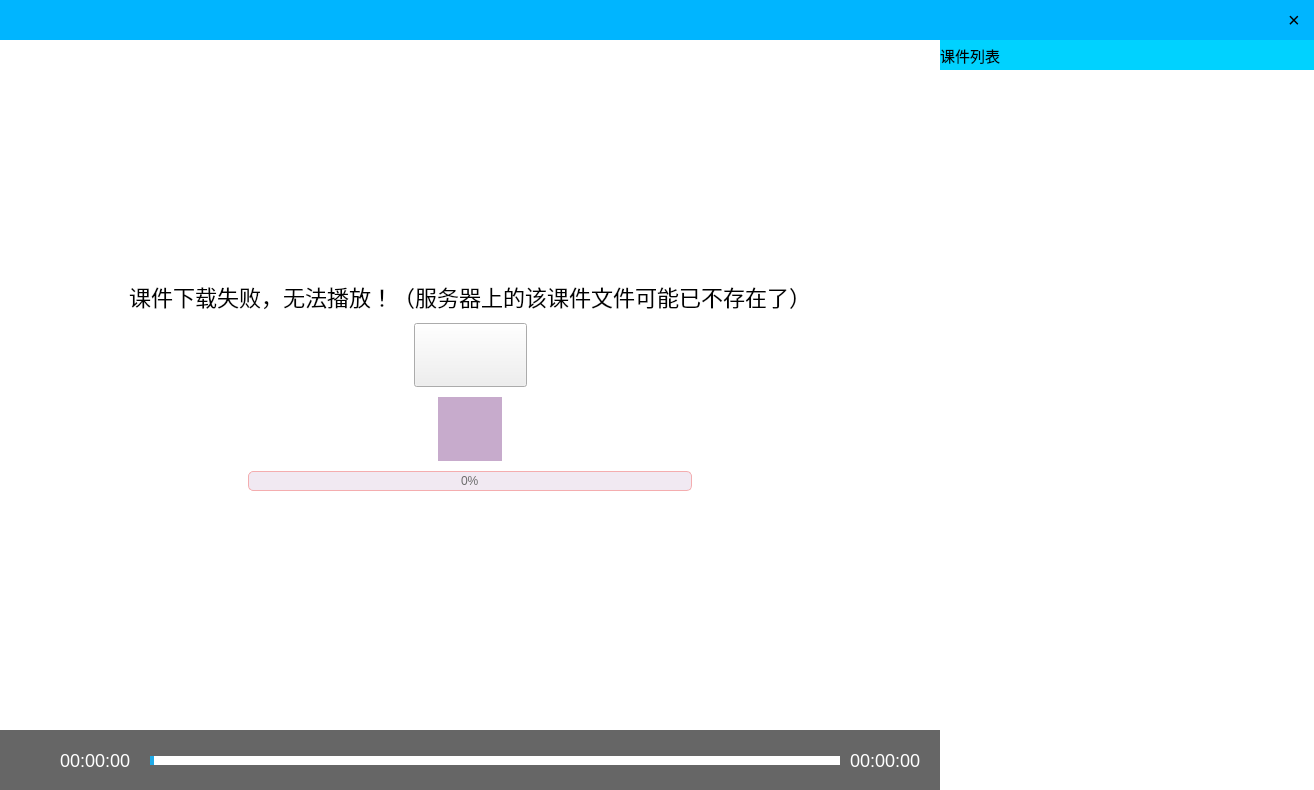
<?xml version="1.0" encoding="UTF-8"?>
<ui version="4.0">
 <class>RecordPlayDialog</class>
 <widget class="QDialog" name="RecordPlayDialog">
  <property name="geometry">
   <rect>
    <x>0</x>
    <y>0</y>
    <width>1314</width>
    <height>790</height>
   </rect>
  </property>
  <property name="windowTitle">
   <string>Dialog</string>
  </property>
  <property name="windowIcon">
   <iconset resource="yspcclient.qrc">
    <normaloff>:/res/login/logo.png</normaloff>:/res/login/logo.png</iconset>
  </property>
  <property name="styleSheet">
   <string notr="true">QDialog
{
background-color: rgb(255, 255, 255);
}</string>
  </property>
  <layout class="QGridLayout" name="gridLayout">
   <property name="leftMargin">
    <number>0</number>
   </property>
   <property name="topMargin">
    <number>0</number>
   </property>
   <property name="rightMargin">
    <number>0</number>
   </property>
   <property name="bottomMargin">
    <number>0</number>
   </property>
   <property name="spacing">
    <number>0</number>
   </property>
   <item row="0" column="0" colspan="2">
    <widget class="QWidget" name="WidgetTop" native="true">
     <property name="minimumSize">
      <size>
       <width>0</width>
       <height>40</height>
      </size>
     </property>
     <property name="maximumSize">
      <size>
       <width>16777215</width>
       <height>40</height>
      </size>
     </property>
     <property name="styleSheet">
      <string notr="true">background-color: rgb(0, 181, 255);</string>
     </property>
     <layout class="QHBoxLayout" name="horizontalLayout">
      <property name="spacing">
       <number>0</number>
      </property>
      <property name="leftMargin">
       <number>0</number>
      </property>
      <property name="topMargin">
       <number>0</number>
      </property>
      <property name="rightMargin">
       <number>0</number>
      </property>
      <property name="bottomMargin">
       <number>0</number>
      </property>
      <item>
       <widget class="QLabel" name="LabelCoursewareName">
        <property name="minimumSize">
         <size>
          <width>0</width>
          <height>40</height>
         </size>
        </property>
        <property name="maximumSize">
         <size>
          <width>16777215</width>
          <height>40</height>
         </size>
        </property>
        <property name="styleSheet">
         <string notr="true">font-size:15px;</string>
        </property>
        <property name="text">
         <string/>
        </property>
       </widget>
      </item>
      <item>
       <spacer name="horizontalSpacer">
        <property name="orientation">
         <enum>Qt::Horizontal</enum>
        </property>
        <property name="sizeHint" stdset="0">
         <size>
          <width>1263</width>
          <height>20</height>
         </size>
        </property>
       </spacer>
      </item>
      <item>
       <widget class="QPushButton" name="PButtonClose">
        <property name="minimumSize">
         <size>
          <width>40</width>
          <height>40</height>
         </size>
        </property>
        <property name="maximumSize">
         <size>
          <width>40</width>
          <height>40</height>
         </size>
        </property>
        <property name="font">
         <font>
          <pointsize>-1</pointsize>
         </font>
        </property>
        <property name="styleSheet">
         <string notr="true">border:none;
font-size:20px;</string>
        </property>
        <property name="text">
         <string>×</string>
        </property>
       </widget>
      </item>
     </layout>
    </widget>
   </item>
   <item row="1" column="0">
    <layout class="QVBoxLayout" name="verticalLayout">
     <property name="spacing">
      <number>0</number>
     </property>
     <item>
      <widget class="PictureWidget" name="VRWidgetMiddleLeft" native="true">
       <property name="styleSheet">
        <string notr="true"/>
       </property>
       <layout class="QVBoxLayout" name="verticalLayout_2">
        <property name="spacing">
         <number>10</number>
        </property>
        <property name="leftMargin">
         <number>0</number>
        </property>
        <property name="topMargin">
         <number>0</number>
        </property>
        <property name="rightMargin">
         <number>0</number>
        </property>
        <property name="bottomMargin">
         <number>0</number>
        </property>
        <item>
         <spacer name="verticalSpacer">
          <property name="orientation">
           <enum>Qt::Vertical</enum>
          </property>
          <property name="sizeHint" stdset="0">
           <size>
            <width>20</width>
            <height>156</height>
           </size>
          </property>
         </spacer>
        </item>
        <item>
         <widget class="QLabel" name="LabelNothing">
          <property name="minimumSize">
           <size>
            <width>0</width>
            <height>0</height>
           </size>
          </property>
          <property name="maximumSize">
           <size>
            <width>16777215</width>
            <height>16777215</height>
           </size>
          </property>
          <property name="font">
           <font>
            <pointsize>-1</pointsize>
           </font>
          </property>
          <property name="styleSheet">
           <string notr="true">background-color: transparent;
font-size:22px;</string>
          </property>
          <property name="text">
           <string>课件下载失败，无法播放！（服务器上的该课件文件可能已不存在了）</string>
          </property>
          <property name="alignment">
           <set>Qt::AlignCenter</set>
          </property>
         </widget>
        </item>
        <item>
         <layout class="QHBoxLayout" name="horizontalLayout_6">
          <property name="spacing">
           <number>0</number>
          </property>
          <item>
           <spacer name="horizontalSpacer_4">
            <property name="orientation">
             <enum>Qt::Horizontal</enum>
            </property>
            <property name="sizeHint" stdset="0">
             <size>
              <width>40</width>
              <height>20</height>
             </size>
            </property>
           </spacer>
          </item>
          <item>
           <widget class="QPushButton" name="PButtonReplay">
            <property name="minimumSize">
             <size>
              <width>113</width>
              <height>64</height>
             </size>
            </property>
            <property name="maximumSize">
             <size>
              <width>113</width>
              <height>64</height>
             </size>
            </property>
            <property name="styleSheet">
             <string notr="true">QPushButton
{
	border-image: url(:/res/record_play/重播.png);
}</string>
            </property>
            <property name="text">
             <string/>
            </property>
           </widget>
          </item>
          <item>
           <spacer name="horizontalSpacer_5">
            <property name="orientation">
             <enum>Qt::Horizontal</enum>
            </property>
            <property name="sizeHint" stdset="0">
             <size>
              <width>40</width>
              <height>20</height>
             </size>
            </property>
           </spacer>
          </item>
         </layout>
        </item>
        <item>
         <layout class="QHBoxLayout" name="horizontalLayout_7">
          <property name="spacing">
           <number>0</number>
          </property>
          <item>
           <spacer name="horizontalSpacer_6">
            <property name="orientation">
             <enum>Qt::Horizontal</enum>
            </property>
            <property name="sizeHint" stdset="0">
             <size>
              <width>40</width>
              <height>20</height>
             </size>
            </property>
           </spacer>
          </item>
          <item>
           <widget class="QLabel" name="LabelLoading">
            <property name="minimumSize">
             <size>
              <width>64</width>
              <height>64</height>
             </size>
            </property>
            <property name="maximumSize">
             <size>
              <width>64</width>
              <height>64</height>
             </size>
            </property>
            <property name="styleSheet">
             <string notr="true">background-color: rgb(199, 171, 204);</string>
            </property>
            <property name="text">
             <string/>
            </property>
           </widget>
          </item>
          <item>
           <spacer name="horizontalSpacer_7">
            <property name="orientation">
             <enum>Qt::Horizontal</enum>
            </property>
            <property name="sizeHint" stdset="0">
             <size>
              <width>40</width>
              <height>20</height>
             </size>
            </property>
           </spacer>
          </item>
         </layout>
        </item>
        <item>
         <layout class="QHBoxLayout" name="horizontalLayout_8">
          <property name="spacing">
           <number>0</number>
          </property>
          <item>
           <spacer name="horizontalSpacer_8">
            <property name="orientation">
             <enum>Qt::Horizontal</enum>
            </property>
            <property name="sizeHint" stdset="0">
             <size>
              <width>40</width>
              <height>20</height>
             </size>
            </property>
           </spacer>
          </item>
          <item>
           <widget class="QProgressBar" name="PBarLoading">
            <property name="minimumSize">
             <size>
              <width>444</width>
              <height>20</height>
             </size>
            </property>
            <property name="maximumSize">
             <size>
              <width>444</width>
              <height>20</height>
             </size>
            </property>
            <property name="styleSheet">
             <string notr="true">QProgressBar
{
font: 16px &quot;微软雅黑&quot;;
background-color: rgb(241, 233, 242);
border:1px solid rgb(244,173,175);
color: rgb(108, 108, 108);
text-align: center;
border-radius:5px;
}

QProgressBar::chunk
{
margin:2px;
background-color:rgb(249,199,198);
}
</string>
            </property>
            <property name="value">
             <number>0</number>
            </property>
           </widget>
          </item>
          <item>
           <spacer name="horizontalSpacer_9">
            <property name="orientation">
             <enum>Qt::Horizontal</enum>
            </property>
            <property name="sizeHint" stdset="0">
             <size>
              <width>40</width>
              <height>20</height>
             </size>
            </property>
           </spacer>
          </item>
         </layout>
        </item>
        <item>
         <spacer name="verticalSpacer_2">
          <property name="orientation">
           <enum>Qt::Vertical</enum>
          </property>
          <property name="sizeHint" stdset="0">
           <size>
            <width>20</width>
            <height>156</height>
           </size>
          </property>
         </spacer>
        </item>
       </layout>
      </widget>
     </item>
     <item>
      <widget class="QWidget" name="WidgetBottomLeft" native="true">
       <property name="minimumSize">
        <size>
         <width>0</width>
         <height>60</height>
        </size>
       </property>
       <property name="maximumSize">
        <size>
         <width>16777215</width>
         <height>60</height>
        </size>
       </property>
       <property name="styleSheet">
        <string notr="true">background-color: rgb(102, 102, 102);</string>
       </property>
       <layout class="QHBoxLayout" name="horizontalLayout_5">
        <property name="spacing">
         <number>10</number>
        </property>
        <property name="leftMargin">
         <number>10</number>
        </property>
        <property name="topMargin">
         <number>10</number>
        </property>
        <property name="rightMargin">
         <number>10</number>
        </property>
        <property name="bottomMargin">
         <number>10</number>
        </property>
        <item>
         <widget class="QPushButton" name="PButtonPlayPause">
          <property name="minimumSize">
           <size>
            <width>40</width>
            <height>40</height>
           </size>
          </property>
          <property name="maximumSize">
           <size>
            <width>40</width>
            <height>40</height>
           </size>
          </property>
          <property name="styleSheet">
           <string notr="true">QPushButton
{
	image: url(:/res/record_play/播放.png);
	border:none;
}
QPushButton:checked
{
	image: url(:/res/record_play/暂停.png);
	border:none;
}
</string>
          </property>
          <property name="text">
           <string/>
          </property>
          <property name="checkable">
           <bool>true</bool>
          </property>
          <property name="checked">
           <bool>false</bool>
          </property>
         </widget>
        </item>
        <item>
         <widget class="QLabel" name="LabelTimeCurrent">
          <property name="minimumSize">
           <size>
            <width>80</width>
            <height>40</height>
           </size>
          </property>
          <property name="maximumSize">
           <size>
            <width>80</width>
            <height>40</height>
           </size>
          </property>
          <property name="font">
           <font>
            <pointsize>-1</pointsize>
           </font>
          </property>
          <property name="styleSheet">
           <string notr="true">color: rgb(255, 255, 255);
font-size:18px;</string>
          </property>
          <property name="text">
           <string>00:00:00</string>
          </property>
         </widget>
        </item>
        <item>
         <widget class="QSlider" name="SliderTime">
          <property name="minimumSize">
           <size>
            <width>0</width>
            <height>40</height>
           </size>
          </property>
          <property name="maximumSize">
           <size>
            <width>16777215</width>
            <height>40</height>
           </size>
          </property>
          <property name="styleSheet">
           <string notr="true">QSlider
{
	border: none;
}
QSlider::groove:horizontal
{
	border: 3px solid #ffffff;
	height: 3px;
}
QSlider::handle:horizontal
{
	border-image: url(:/res/record_play/时间条颗粒.png);
	width: 20px;
	margin: -10px -2px -10px -2px;
}
QSlider::sub-page:horizontal
{
	background-color: rgb(32, 170, 231);
}
QSlider::add-page:horizontal
{
	background-color: rgb(255, 255, 255);
}
</string>
          </property>
          <property name="maximum">
           <number>100</number>
          </property>
          <property name="value">
           <number>0</number>
          </property>
          <property name="orientation">
           <enum>Qt::Horizontal</enum>
          </property>
         </widget>
        </item>
        <item>
         <widget class="QLabel" name="LabelTimeTotal">
          <property name="minimumSize">
           <size>
            <width>80</width>
            <height>40</height>
           </size>
          </property>
          <property name="maximumSize">
           <size>
            <width>80</width>
            <height>40</height>
           </size>
          </property>
          <property name="font">
           <font>
            <pointsize>-1</pointsize>
           </font>
          </property>
          <property name="styleSheet">
           <string notr="true">color: rgb(255, 255, 255);
font-size:18px;</string>
          </property>
          <property name="text">
           <string>00:00:00</string>
          </property>
         </widget>
        </item>
       </layout>
      </widget>
     </item>
    </layout>
   </item>
   <item row="1" column="1">
    <widget class="QWidget" name="WidgetRight" native="true">
     <property name="minimumSize">
      <size>
       <width>374</width>
       <height>0</height>
      </size>
     </property>
     <property name="maximumSize">
      <size>
       <width>374</width>
       <height>16777215</height>
      </size>
     </property>
     <property name="styleSheet">
      <string notr="true">background: transparent;</string>
     </property>
     <layout class="QVBoxLayout" name="verticalLayout_3">
      <property name="spacing">
       <number>0</number>
      </property>
      <property name="leftMargin">
       <number>0</number>
      </property>
      <property name="topMargin">
       <number>0</number>
      </property>
      <property name="rightMargin">
       <number>0</number>
      </property>
      <property name="bottomMargin">
       <number>0</number>
      </property>
      <item>
       <widget class="QLabel" name="label">
        <property name="minimumSize">
         <size>
          <width>374</width>
          <height>30</height>
         </size>
        </property>
        <property name="maximumSize">
         <size>
          <width>374</width>
          <height>30</height>
         </size>
        </property>
        <property name="styleSheet">
         <string notr="true">background-color: rgb(0, 210, 255);
font-size:15px;</string>
        </property>
        <property name="text">
         <string>课件列表</string>
        </property>
        <property name="margin">
         <number>0</number>
        </property>
       </widget>
      </item>
      <item>
       <widget class="QScrollArea" name="SAreaCourseware">
        <property name="minimumSize">
         <size>
          <width>374</width>
          <height>0</height>
         </size>
        </property>
        <property name="maximumSize">
         <size>
          <width>374</width>
          <height>16777215</height>
         </size>
        </property>
        <property name="styleSheet">
         <string notr="true">QScrollArea
{
	border:transparent;
}
QScrollBar::vertical
{
	width: 10px;
	background:transparent;
	margin:0px 0px 0px 0px;
}
QScrollBar::handle:vertical
{
	background: rgb(200, 200, 200);
}
QScrollBar::add-line:vertical
{
	border:transparent;
}
QScrollBar::sub-line:vertical
{
	border:transparent;
}</string>
        </property>
        <property name="widgetResizable">
         <bool>true</bool>
        </property>
        <widget class="QWidget" name="SAWContents">
         <property name="geometry">
          <rect>
           <x>0</x>
           <y>0</y>
           <width>354</width>
           <height>720</height>
          </rect>
         </property>
         <property name="minimumSize">
          <size>
           <width>354</width>
           <height>0</height>
          </size>
         </property>
         <property name="maximumSize">
          <size>
           <width>354</width>
           <height>16777215</height>
          </size>
         </property>
         <property name="styleSheet">
          <string notr="true"/>
         </property>
         <layout class="QVBoxLayout" name="VLayoutCourseware">
          <property name="spacing">
           <number>0</number>
          </property>
          <property name="leftMargin">
           <number>0</number>
          </property>
          <property name="topMargin">
           <number>0</number>
          </property>
          <property name="rightMargin">
           <number>0</number>
          </property>
          <property name="bottomMargin">
           <number>0</number>
          </property>
         </layout>
        </widget>
       </widget>
      </item>
     </layout>
    </widget>
   </item>
  </layout>
 </widget>
 <customwidgets>
  <customwidget>
   <class>PictureWidget</class>
   <extends>QWidget</extends>
   <header>picturewidget.h</header>
   <container>1</container>
  </customwidget>
 </customwidgets>
 <resources>
  <include location="yspcclient.qrc"/>
 </resources>
 <connections/>
</ui>
